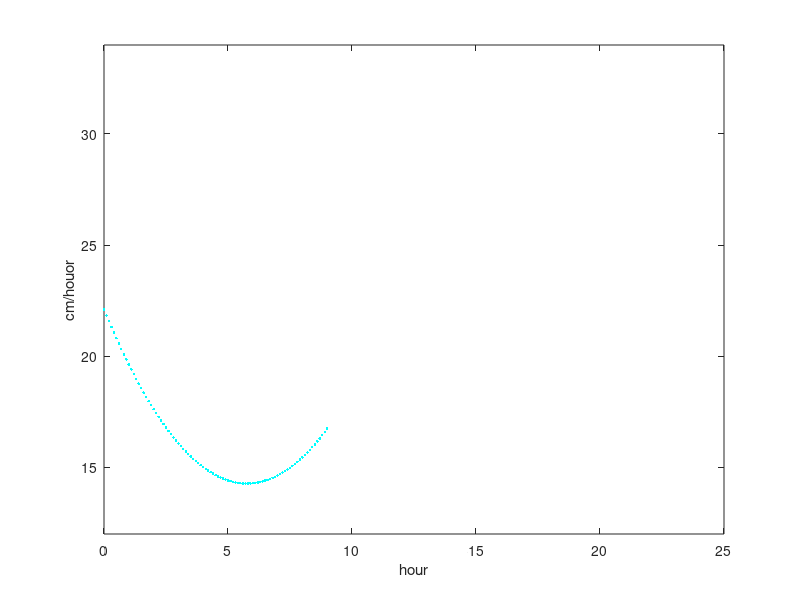

Write the MATLAB code that produced this figure.
t=[0 0.92 1.84 2.95 3.87 4.98 5.9 7.01 7.93 8.97 10.95 12.03 12.95 13.88 14.98 15.90 16.83 17.93 19.04 19.9 20.84 23.88 24.99 25.91];
h=[968 948 931 913 898 881 869 852 839 822 1082 1050 1021 994 965 941 918 892 866 843 822 1059 1035 1018];
c1=polyfit(t(1:10),h(1:10),3)
a1=polyder(c1)
tp1=0:0.1:9;
x1=-polyval(a1,tp1);
plot(tp1,x1,'c.')
hold on
axis([0 25 12  34])
xlabel('hour')
ylabel('cm/houor')
